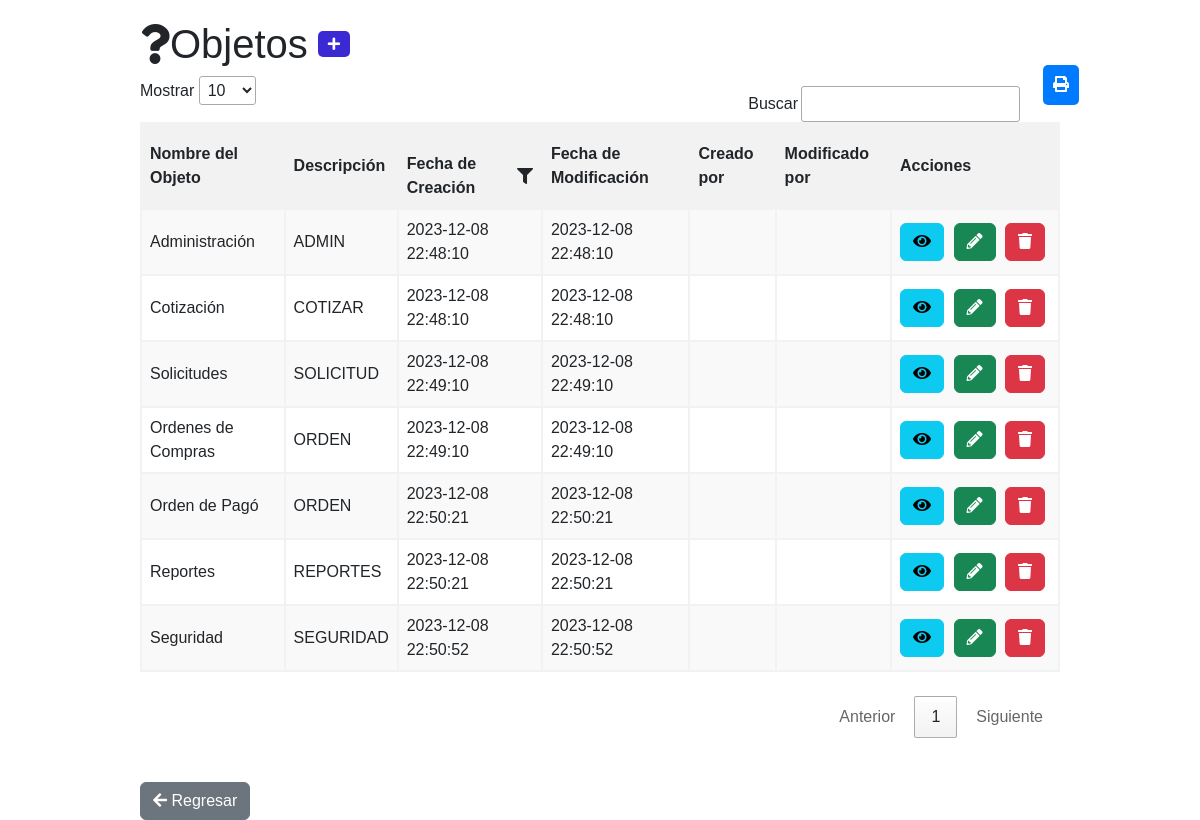
Page /objetos/listar_objetos.php on the committed database.
### tables this page shows
CREATE TABLE `tbl_objetos` (
  `ID_OBJETO` int(11) NOT NULL AUTO_INCREMENT,
  `NOMBRE_OBJETO` varchar(100) DEFAULT NULL,
  `DESCRIPCION` varchar(200) DEFAULT NULL,
  `FECHA_CREACION` timestamp NOT NULL DEFAULT current_timestamp(),
  `FECHA_MODIFICACION` timestamp NOT NULL DEFAULT current_timestamp() ON UPDATE current_timestamp(),
  `CREADO_POR` int(11) DEFAULT NULL,
  `MODIFICADO_POR` int(11) DEFAULT NULL,
  PRIMARY KEY (`ID_OBJETO`)
);

### objetos/listar_objetos.php (the view, shortened to what this page needs)
<!DOCTYPE html>
<html lang="es">
<head>
    <link href="https://cdn.jsdelivr.net/npm/bootstrap@5.3.0/dist/css/bootstrap.min.css" rel="stylesheet">
    <link rel="stylesheet" href="https://cdnjs.cloudflare.com/ajax/libs/font-awesome/5.15.3/css/all.min.css">
    <link rel="stylesheet" type="text/css" href="https://cdn.datatables.net/1.11.5/css/jquery.dataTables.css">
</head>
<body>
    <div class="content">
        <?php
            include '../objetos/db_connect.php';
            if (isset($_GET['busqueda'])) {
                $busqueda = $_GET['busqueda'];
                if (in_array($busqueda, ['Activo', 'Inactivo', 'Bloqueado', 'Nuevo'])) {
                    $stmt = $conn->prepare("SELECT * FROM tbl_objetos WHERE estado_objeto = :estado_busqueda");
                    $stmt->bindValue(':estado_busqueda', $busqueda);
                } else {
                    $stmt = $conn->prepare("SELECT * FROM tbl_objetos WHERE id_objeto = :busqueda OR nombre_objeto LIKE :busqueda");
                    $stmt->bindValue(':busqueda', $busqueda);
                }
                $stmt->execute();
                $objetos = $stmt->fetchAll(PDO::FETCH_ASSOC);
            } else {
                $stmt = $conn->query("SELECT * FROM tbl_objetos");
                $objetos = $stmt->fetchAll(PDO::FETCH_ASSOC);
            }
        ?>
<h1 style="display: flex; align-items: center;">
    <span class="fas fa-question"></span>  Objetos
        <a href="crear_objeto.php" class="print-button" style="margin-left: 10px; padding: 5px 10px; border-radius: 5px; background-color: #3b2ad3; color: #fff; font-size: 14px;"><i class="fas fa-plus"></i> </a>
</h1>
        <table id="objetosTable" class="display">
            <thead>
                <tr>
                    <th>Nombre del Objeto</th>
                    <th>Descripción</th>
                    <th>
                    <div class="search-bar">
                    Fecha de Creación
                        <i id="filterIcon" class="fas fa-filter filter-icon" onclick="toggleFechaFiltro()"></i>
                    </div>
                    </th>
                    <th>Fecha de Modificación</th>
                    <th>Creado por</th>
                    <th>Modificado por</th>
                    <th>Acciones</th>
                </tr>
            </thead>
            <tbody>
                <?php foreach ($objetos as $objeto) { ?>
                    <tr>
                        <td><?php echo $objeto['NOMBRE_OBJETO']; ?></td>
                        <td><?php echo $objeto['DESCRIPCION']; ?></td>
                        <td><?php echo $objeto['FECHA_CREACION']; ?></td>
                        <td><?php echo $objeto['FECHA_MODIFICACION']; ?></td>
                        <td><?php echo $objeto['CREADO_POR']; ?></td>
                        <td><?php echo $objeto['MODIFICADO_POR']; ?></td>
                        <td class="actions-cell">
                          <a href='estadisticas_objetos.php?id=<?php echo $objeto['ID_OBJETO']; ?>' class='view-link btn btn-info'><i class='fas fa-eye'></i></a>
                          <a href='editar_objeto.php?id=<?php echo $objeto['ID_OBJETO']; ?>' class='edit-link btn btn-success'><i class='fas fa-pencil-alt'></i></a>
                           <a href='eliminar_objeto.php?id=<?php echo $objeto['ID_OBJETO']; ?>' class='delete-link btn btn-danger'><i class='fas fa-trash'></i></a>
                       </td>
                    </tr>
                <?php } ?>
            </tbody>
        </table>
        <div class="search-bar">
            <div>
                <button class="print-button" onclick="window.print()"><i class="fas fa-print"></i> </button>
            </div>
        </div>
<br>
<tfoot>
    <tr>
        <td colspan="7">
            <div style="text-align: left;">
                <a href="../setting/ajustes.php" class="btn btn-secondary"><i class="fas fa-arrow-left"></i> Regresar</a>
            </div>
        </td>
    </tr>
</tfoot>
    </div>
</body>
</html>

### objetos/listar_objetos.php (style rules this page uses)
body { font-family: Arial, sans-serif; margin: 0; padding: 0; }
.content { margin-left: 10%; transition: margin-left 0.5s; padding: 20px; width: 80%; position: absolute; top: 0; right: 0; bottom: 0; left: 0; }
#objetosTable { border-collapse: collapse; width: 100%; margin-bottom: 20px; }
#objetosTable th, #objetosTable td { border: 2px solid #f2f2f2; padding: 8px; text-align: left; background-color: white; }
#objetosTable th { background-color: #f2f2f2; }
#objetosTable tr:nth-child(even) { background-color: #f2f2f2; }
.search-bar { display: flex; align-items: center; justify-content: space-between; margin-top: 20px; }
.print-button { background-color: #007bff; color: #fff; padding: 8px 12px; border: none; border-radius: 5px; cursor: pointer; text-decoration: none; }
.filter-icon { margin-left: 10px; cursor: pointer; }
.print-button { background-color: #007bff; color: #fff; padding: 8px 10px; border: none; border-radius: 5px; cursor: pointer; }
.actions-cell { white-space: nowrap; }
.actions-cell a { margin-right: 5px; }

### rows in the picture
tbl_objetos: NOMBRE_OBJETO "Administración", DESCRIPCION "ADMIN", FECHA_CREACION "2023-12-08 22:48:10", FECHA_MODIFICACION "2023-12-08 22:48:10"
tbl_objetos: NOMBRE_OBJETO "Cotización", DESCRIPCION "COTIZAR", FECHA_CREACION "2023-12-08 22:48:10", FECHA_MODIFICACION "2023-12-08 22:48:10"
tbl_objetos: NOMBRE_OBJETO "Solicitudes", DESCRIPCION "SOLICITUD", FECHA_CREACION "2023-12-08 22:49:10", FECHA_MODIFICACION "2023-12-08 22:49:10"
tbl_objetos: NOMBRE_OBJETO "Ordenes de Compras", DESCRIPCION "ORDEN", FECHA_CREACION "2023-12-08 22:49:10", FECHA_MODIFICACION "2023-12-08 22:49:10"
tbl_objetos: NOMBRE_OBJETO "Orden de Pagó", DESCRIPCION "ORDEN", FECHA_CREACION "2023-12-08 22:50:21", FECHA_MODIFICACION "2023-12-08 22:50:21"
tbl_objetos: NOMBRE_OBJETO "Reportes", DESCRIPCION "REPORTES", FECHA_CREACION "2023-12-08 22:50:21", FECHA_MODIFICACION "2023-12-08 22:50:21"
tbl_objetos: NOMBRE_OBJETO "Seguridad", DESCRIPCION "SEGURIDAD", FECHA_CREACION "2023-12-08 22:50:52", FECHA_MODIFICACION "2023-12-08 22:50:52"
